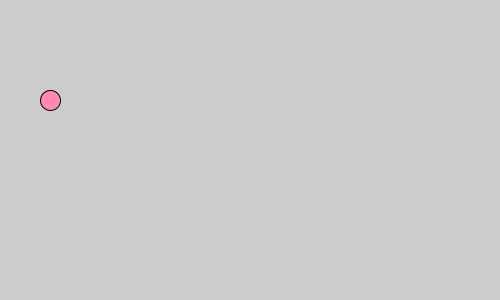
Frame 1 (no input)
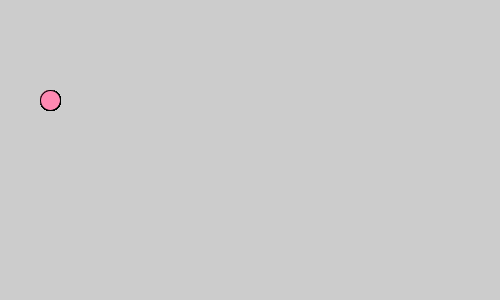
Frame 60 (the mouse pressed at the canvas centre just before this capture)
Frame 120 (the mouse held since frame 60 and released just before this capture): identical to frame 60, image omitted

The Processing sketch that drew these frames (run headless with seeded random() and noise(); from frame 60 on, the mouse is pressed at the canvas centre):

// Processing sketch: constuctor
// ── constuctor.pde

Ball myBall = new Ball();

void setup(){
   size(500, 300);
   myBall.x = width*1/10;
   myBall.y = height*1/3 ;
   myBall.diameter = width*1/25;
   myBall.colour = #FF89B2;
   //#FF89B2
   //255 , 137, 178
   println("Not fun");
   //exit();
}

void draw(){
 fill(myBall.colour);
 ellipse(myBall.x ,myBall.y ,myBall.diameter ,myBall.diameter); 
}

void keyPressed(){
  
}

void mousePressed(){
  
}

// ── Balls.pde
class Ball{
  float x, y, diameter;
  color colour;
  
  
  
}
